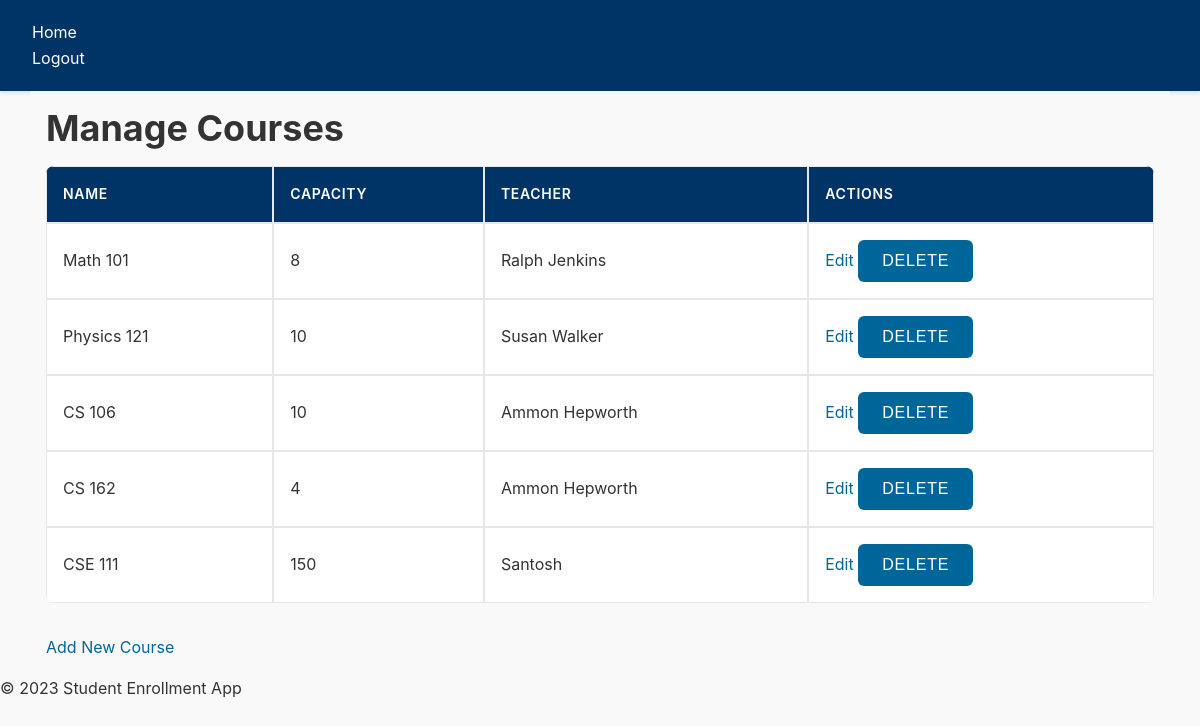
/admin/courses (signed in), run on the app's committed database.
### app/models.py (models this page shows, shortened)
class Course(db.Model):
    id = db.Column(db.Integer, primary_key=True)
    name = db.Column(db.String(120), index=True, unique=True, nullable=False)
    capacity = db.Column(db.Integer, nullable=False)
    meeting_time = db.Column(db.String(120), nullable=True)  # New column for meeting times
    teacher_id = db.Column(db.Integer, db.ForeignKey('user.id'), nullable=False)  # Foreign key to the teacher
    teacher = db.relationship('User', backref='courses')  # Relationship to the teacher
    enrollments = db.relationship('Enrollment', back_populates='course', lazy='dynamic')

class User(UserMixin, db.Model):
    id = db.Column(db.Integer, primary_key=True)
    username = db.Column(db.String(64), index=True, unique=True, nullable=False)
    email = db.Column(db.String(120), index=True, unique=True, nullable=False)
    password_hash = db.Column(db.String(128), nullable=False)
    role = db.Column(db.String(20), nullable=False)  # student, teacher, or admin
    enrollments = db.relationship('Enrollment', backref='student', lazy='dynamic')

### app/routes.py (the view)
    @app.route('/admin/courses')
    @login_required
    def admin_courses():
        if admin_required(): return admin_required()
        courses = Course.query.all()
        return render_template('admin/courses.html', courses=courses)

### app/__init__.py (called while the page is built)
def create_app():
    app = Flask(__name__)
    app.config.from_object(Config)
    db.init_app(app)
    login_manager.init_app(app)
    admin.name = 'Admin Mode'
    admin.url = '/admin_panel'
    admin.init_app(app)
    with app.app_context():
        from app.models import User, Course, Enrollment
        admin.add_view(ModelView(User, db.session))
        admin.add_view(ModelView(Course, db.session))
        admin.add_view(ModelView(Enrollment, db.session))
        db.create_all()
    from app.routes import init_routes
    init_routes(app)
    @login_manager.user_loader
    def load_user(user_id):
        return User.query.get(int(user_id))
    return app

### app/templates/admin/courses.html
{% extends 'base.html' %}
{% block content %}
<h1>Manage Courses</h1>
<table>
    <thead>
        <tr>
            <th>Name</th>
            <th>Capacity</th>
            <th>Teacher</th>
            <th>Actions</th>
        </tr>
    </thead>
    <tbody>
        {% for course in courses %}
        <tr>
            <td>{{ course.name }}</td>
            <td>{{ course.capacity }}</td>
            <td>{{ course.teacher.username }}</td>
            <td>
                <a href="{{ url_for('admin_edit_course', course_id=course.id) }}">Edit</a>
                <form action="{{ url_for('admin_delete_course', course_id=course.id) }}" method="post" style="display:inline;">
                    <button type="submit" onclick="return confirm('Are you sure you want to delete this course?');">Delete</button>
                </form>
            </td>
        </tr>
        {% endfor %}
    </tbody>
</table>
<a href="{{ url_for('admin_new_course') }}">Add New Course</a>
{% endblock %}

### app/static/base.css (style rules this page uses)
*, *::before, *::after { box-sizing: border-box; margin: 0; padding: 0; }
body { font-family: 'Inter', system-ui, -apple-system, sans-serif; margin: 0; padding: 0; background-color: #f9f9f9; color: #333; line-height: 1.6; min-height: 100vh; }
h1, h2, h3, h4, h5, h6 { margin-bottom: 1rem; line-height: 1.2; }
h1 { font-size: 2.25rem; }
table { width: 100%; border-collapse: separate; border-spacing: 0; margin-bottom: 2rem; background-color: #ffffff; border-radius: 8px; overflow: hidden; }
table th, table td { border: 1px solid #e5e7eb; padding: 1rem; text-align: left; }
table th { background-color: #003366; color: white; font-weight: 600; text-transform: uppercase; letter-spacing: 0.05em; font-size: 0.875rem; }
form { max-width: 500px; margin: 0 auto; }
button, .btn { display: inline-block; background-color: #006699; color: white; border: none; border-radius: 6px; padding: 0.75rem 1.5rem; cursor: pointer; font-size: 1rem; font-weight: 500; text-transform: uppercase; letter-spacing: 0.05em; transition: all 0.2s; }
a { color: #006699; text-decoration: none; transition: color 0.2s; }

### data on the page
Course: name "Math 101", capacity "8", teacher.username "Ralph Jenkins"
Course: name "Physics 121", capacity "10", teacher.username "Susan Walker"
Course: name "CS 106", capacity "10", teacher.username "Ammon Hepworth"
Course: name "CS 162", capacity "4", teacher.username "Ammon Hepworth"
Course: name "CSE 111", capacity "150", teacher.username "Santosh"
